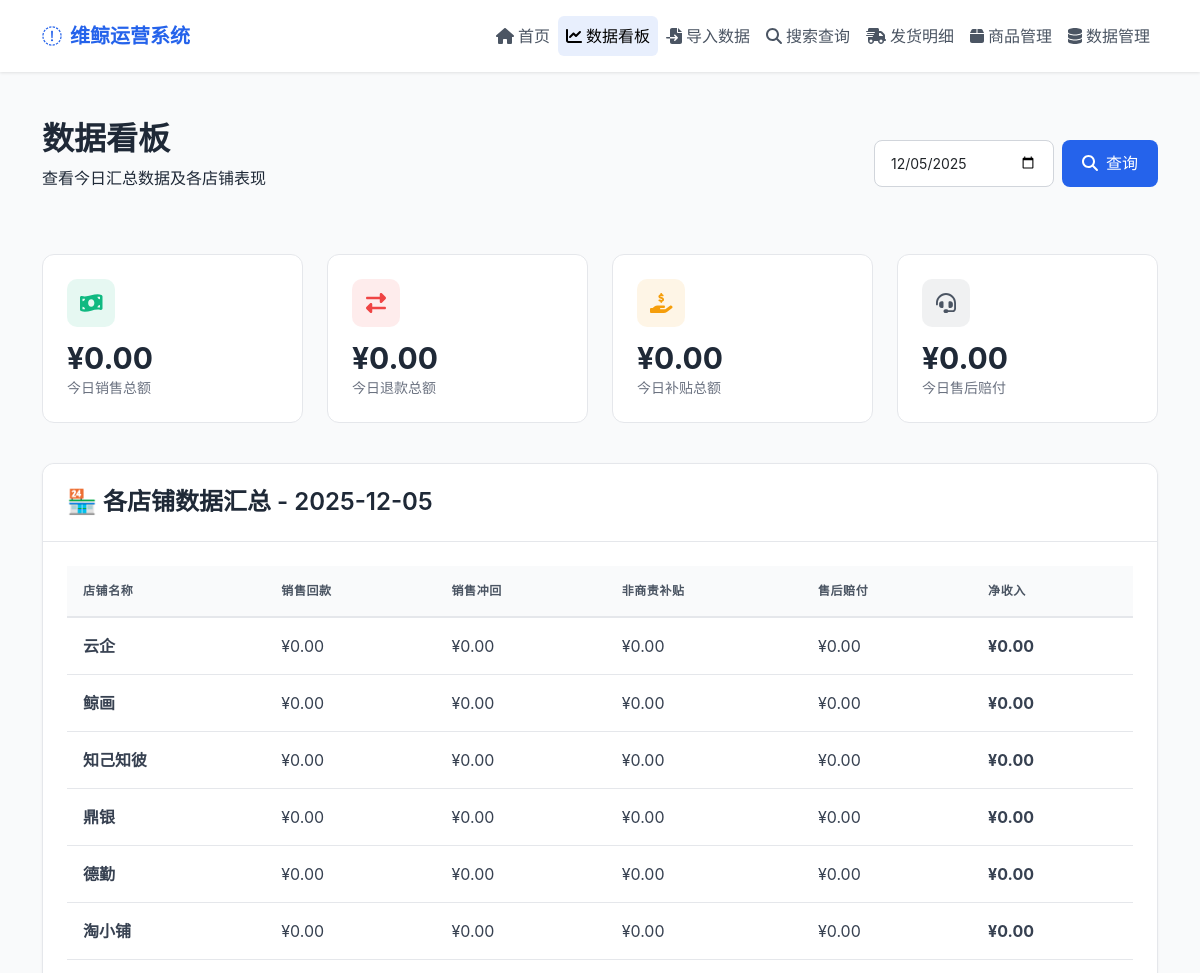
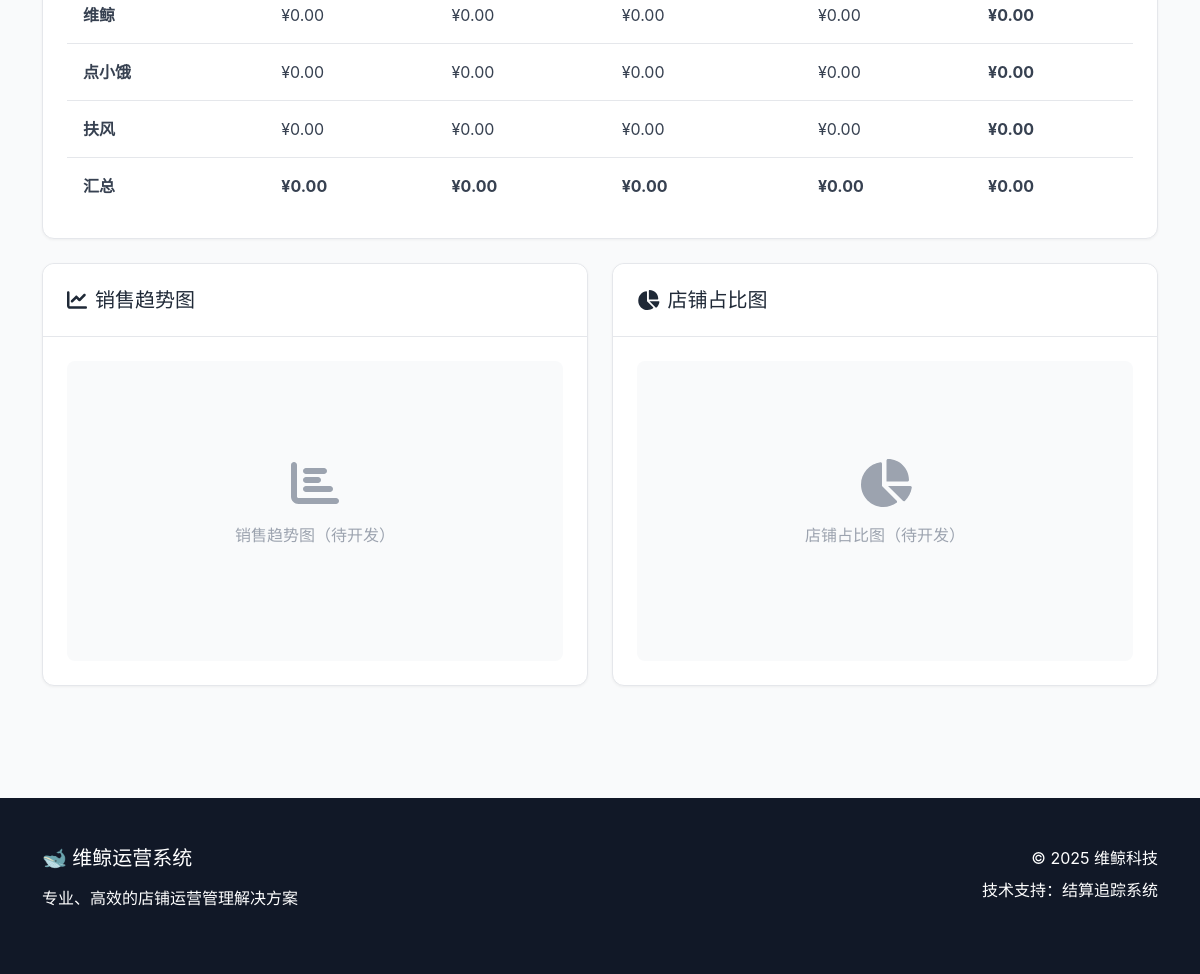
/dashboard, run on the app's committed database (2 pictures, top to bottom).
### tables this page shows
CREATE TABLE shops (
        id INTEGER PRIMARY KEY AUTOINCREMENT,
        shop_name TEXT UNIQUE
    );

### web_app.py (the view)
@app.route('/dashboard')
def dashboard():
    today = datetime.now().strftime("%Y-%m-%d")
    date = request.args.get('date', today)
    try:
        all_shops_data = database.get_all_shops_summary(date)
    except:
        all_shops_data = {
            'shops': [],
            'summary': {
                'total_sales': 0,
                'total_refunds': 0,
                'total_subsidies': 0,
                'total_after_sales': 0
            }
        }
    try:
        date_data = database.get_all_dates()
        all_dates = date_data.get('transaction_dates', [])
    except:
        all_dates = []
    return render_template('minimal_dashboard.html',
                          shops=database.SHOP_LIST,
                          today=date,
                          all_shops_data=all_shops_data,
                          all_dates=all_dates)

### database.py (called while the page is built)
def get_all_dates():
    conn = sqlite3.connect('settlement_system.db')
    cursor = conn.cursor()
    cursor.execute("SELECT DISTINCT settlement_date FROM transaction_settlements WHERE settlement_date IS NOT NULL ORDER BY settlement_date DESC")
    transaction_dates = [row[0] for row in cursor.fetchall()]
    cursor.execute("SELECT DISTINCT settlement_date FROM after_sales WHERE settlement_date IS NOT NULL ORDER BY settlement_date DESC")
    after_sales_dates = [row[0] for row in cursor.fetchall()]
    cursor.execute("SELECT DISTINCT shipping_date FROM shipping_details WHERE shipping_date IS NOT NULL ORDER BY shipping_date DESC")
    shipping_dates = [row[0] for row in cursor.fetchall()]
    conn.close()
    return {
        'transaction_dates': transaction_dates,
        'after_sales_dates': after_sales_dates,
        'shipping_dates': shipping_dates
    }

### templates/minimal_dashboard.html (shortened to what this page needs)
{% extends "minimal_base.html" %}
{% block content %}
<div class="container py-5">
    <div class="d-flex justify-content-between align-items-center mb-5">
        <div>
            <h1 class="h2 fw-bold mb-2">数据看板</h1>
            <p class="text-gray-600">查看今日汇总数据及各店铺表现</p>
        </div>
        <div class="d-flex gap-2">
            <input type="date" class="form-control search-input" id="dateSelect" value="{{ today }}" style="width: 180px;">
            <button class="btn btn-minimal btn-minimal-primary" onclick="loadDashboardData()">
                <i class="fas fa-search me-2"></i>查询
            </button>
        </div>
    </div>
    <div class="row mb-4">
        <div class="col-md-3 mb-3">
            <div class="stat-card">
                <div class="stat-icon sales">
                    <i class="fas fa-money-bill-wave fa-lg"></i>
                </div>
                <div class="stat-value sales">¥{{ "%.2f"|format(all_shops_data.summary.total_sales) }}</div>
                <div class="stat-label">今日销售总额</div>
            </div>
        </div>
        <div class="col-md-3 mb-3">
            <div class="stat-card">
                <div class="stat-icon refunds">
                    <i class="fas fa-exchange-alt fa-lg"></i>
                </div>
                <div class="stat-value refunds">¥{{ "%.2f"|format(all_shops_data.summary.total_refunds) }}</div>
                <div class="stat-label">今日退款总额</div>
            </div>
        </div>
        <div class="col-md-3 mb-3">
            <div class="stat-card">
                <div class="stat-icon subsidies">
                    <i class="fas fa-hand-holding-usd fa-lg"></i>
                </div>
                <div class="stat-value subsidies">¥{{ "%.2f"|format(all_shops_data.summary.total_subsidies) }}</div>
                <div class="stat-label">今日补贴总额</div>
            </div>
        </div>
        <div class="col-md-3 mb-3">
            <div class="stat-card">
                <div class="stat-icon after-sales">
                    <i class="fas fa-headset fa-lg"></i>
                </div>
                <div class="stat-value after-sales">¥{{ "%.2f"|format(all_shops_data.summary.total_after_sales) }}</div>
                <div class="stat-label">今日售后赔付</div>
            </div>
        </div>
    </div>
    <div class="minimal-card mb-4">
        <div class="minimal-card-header">
            <h4 class="mb-0">🏪 各店铺数据汇总 - {{ today }}</h4>
        </div>
        <div class="minimal-card-body">
            <div class="table-responsive">
                <table class="minimal-table">
                    <thead>
                        <tr>
                            <th>店铺名称</th>
                            <th>销售回款</th>
                            <th>销售冲回</th>
                            <th>非商责补贴</th>
                            <th>售后赔付</th>
                            <th>净收入</th>
                        </tr>
                    </thead>
                    <tbody>
                        {% if all_shops_data.shops %}
                            {% for shop in all_shops_data.shops %}
                            <tr>
                                <td><strong>{{ shop.shop_name }}</strong></td>
                                <td class="sales">¥{{ "%.2f"|format(shop.total_sales) }}</td>
                                <td class="refunds">¥{{ "%.2f"|format(shop.total_refunds) }}</td>
                                <td class="subsidies">¥{{ "%.2f"|format(shop.total_subsidies) }}</td>
                                <td class="after-sales">¥{{ "%.2f"|format(shop.total_after_sales) }}</td>
                                <td>
                                    {% set net = shop.total_sales + shop.total_subsidies - shop.total_refunds - shop.total_after_sales %}
                                    {% if net >= 0 %}
                                        <span class="sales fw-bold">¥{{ "%.2f"|format(net) }}</span>
                                    {% else %}
                                        <span class="refunds fw-bold">¥{{ "%.2f"|format(net) }}</span>
                                    {% endif %}
                                </td>
                            </tr>
                            {% endfor %}
                            <tr class="table-active">
                                <td><strong>汇总</strong></td>
                                <td><strong class="sales">¥{{ "%.2f"|format(all_shops_data.summary.total_sales) }}</strong></td>
                                <td><strong class="refunds">¥{{ "%.2f"|format(all_shops_data.summary.total_refunds) }}</strong></td>
                                <td><strong class="subsidies">¥{{ "%.2f"|format(all_shops_data.summary.total_subsidies) }}</strong></td>
                                <td><strong class="after-sales">¥{{ "%.2f"|format(all_shops_data.summary.total_after_sales) }}</strong></td>
                                <td>
                                    {% set total_net = all_shops_data.summary.total_sales + all_shops_data.summary.total_subsidies - all_shops_data.summary.total_refunds - all_shops_data.summary.total_after_sales %}
                                    {% if total_net >= 0 %}
                                        <strong class="sales">¥{{ "%.2f"|format(total_net) }}</strong>
                                    {% else %}
                                        <strong class="refunds">¥{{ "%.2f"|format(total_net) }}</strong>
                                    {% endif %}
                                </td>
                            </tr>
                        {% endif %}
                    </tbody>
                </table>
            </div>
        </div>
    </div>
    <div class="row mt-4">
        <div class="col-md-6">
            <div class="minimal-card">
                <div class="minimal-card-header">
                    <h5 class="mb-0"><i class="fas fa-chart-line me-2"></i>销售趋势图</h5>
                </div>
                <div class="minimal-card-body">
                    <div style="height: 300px; background-color: var(--gray-50); border-radius: 8px; display: flex; align-items: center; justify-content: center; color: var(--gray-400);">
                        <div class="text-center">
                            <i class="fas fa-chart-bar fa-3x mb-3"></i>
                            <p>销售趋势图（待开发）</p>
                        </div>
                    </div>
                </div>
            </div>
        </div>
        <div class="col-md-6">
            <div class="minimal-card">
                <div class="minimal-card-header">
                    <h5 class="mb-0"><i class="fas fa-chart-pie me-2"></i>店铺占比图</h5>
                </div>
                <div class="minimal-card-body">
                    <div style="height: 300px; background-color: var(--gray-50); border-radius: 8px; display: flex; align-items: center; justify-content: center; color: var(--gray-400);">
                        <div class="text-center">
                            <i class="fas fa-chart-pie fa-3x mb-3"></i>
                            <p>店铺占比图（待开发）</p>
                        </div>
                    </div>
                </div>
            </div>
        </div>
    </div>
</div>
{% endblock %}

### templates/minimal_base.html (shortened to what this page needs)
<!DOCTYPE html>
<html lang="zh-CN">
<head>
    <link rel="stylesheet" href="https://cdn.jsdelivr.net/npm/bootstrap@5.3.0/dist/css/bootstrap.min.css">
    <link rel="stylesheet" href="https://cdnjs.cloudflare.com/ajax/libs/font-awesome/6.4.0/css/all.min.css">
</head>
<body>
    <nav class="navbar navbar-expand-lg">
        <div class="container">
            <a class="navbar-brand" href="/">
                <i class="fas fa-whale"></i>
                维鲸运营系统
            </a>
            <div class="collapse navbar-collapse" id="navbarNav">
                <ul class="navbar-nav ms-auto">
                    <li class="nav-item">
                        <a class="nav-link {{ 'active' if request.path == '/' else '' }}" href="/">
                            <i class="fas fa-home me-1"></i>首页
                        </a>
                    </li>
                    <li class="nav-item">
                        <a class="nav-link {{ 'active' if request.path == '/dashboard' else '' }}" href="/dashboard">
                            <i class="fas fa-chart-line me-1"></i>数据看板
                        </a>
                    </li>
                    <li class="nav-item">
                        <a class="nav-link {{ 'active' if request.path == '/import' else '' }}" href="/import">
                            <i class="fas fa-file-import me-1"></i>导入数据
                        </a>
                    </li>
                    <li class="nav-item">
                        <a class="nav-link {{ 'active' if request.path == '/search' else '' }}" href="/search">
                            <i class="fas fa-search me-1"></i>搜索查询
                        </a>
                    </li>
                    <li class="nav-item">
                        <a class="nav-link {{ 'active' if request.path == '/shipping' else '' }}" href="/shipping">
                            <i class="fas fa-shipping-fast me-1"></i>发货明细
                        </a>
                    </li>
                    <li class="nav-item">
                        <a class="nav-link {{ 'active' if request.path == '/products' else '' }}" href="/products">
                            <i class="fas fa-box me-1"></i>商品管理
                        </a>
                    </li>
                    <li class="nav-item">
                        <a class="nav-link {{ 'active' if request.path == '/data_management' else '' }}" href="/data_management">
                            <i class="fas fa-database me-1"></i>数据管理
                        </a>
                    </li>
                </ul>
            </div>
        </div>
    </nav>
    <main>
        {% block content %}{% endblock %}
    </main>
    <footer class="minimal-footer">
        <div class="container">
            <div class="row">
                <div class="col-md-6">
                    <h5 class="mb-3">🐋 维鲸运营系统</h5>
                    <p class="text-gray-400">专业、高效的店铺运营管理解决方案</p>
                </div>
                <div class="col-md-6 text-md-end">
                    <p class="text-gray-400 mb-2">© 2025 维鲸科技</p>
                    <p class="text-gray-400">技术支持：结算追踪系统</p>
                </div>
            </div>
        </div>
    </footer>
</body>
</html>

### templates/minimal_base.html (style rules this page uses)
:root { --primary-color: #2563eb; --primary-light: #3b82f6; --success-color: #10b981; --warning-color: #f59e0b; --danger-color: #ef4444; --gray-50: #f9fafb; --gray-100: #f3f4f6; --gray-200: #e5e7eb; --gray-300: #d1d5db; --gray-400: #9ca3af; --gray-500: #6b7280; --gray-600: #4b5563; --gray-700: #374151; --gray-800: #1f2937; --gray-900: #111827; }
body { background-color: var(--gray-50); font-family: 'Inter', -apple-system, BlinkMacSystemFont, 'Segoe UI', Roboto, sans-serif; color: var(--gray-800); }
.navbar { background: white; box-shadow: 0 1px 3px rgba(0, 0, 0, 0.1); padding: 1rem 0; }
.navbar-brand { font-weight: 700; color: var(--primary-color); font-size: 1.25rem; display: flex; align-items: center; gap: 0.5rem; }
.nav-link { color: var(--gray-600); font-weight: 500; padding: 0.5rem 1rem; border-radius: 6px; transition: all 0.2s; }
.nav-link.active { color: var(--primary-color); background-color: rgba(37, 99, 235, 0.1); }
.minimal-card { background: white; border-radius: 12px; border: 1px solid var(--gray-200); box-shadow: 0 1px 3px rgba(0, 0, 0, 0.05); transition: box-shadow 0.2s; }
.minimal-card-header { padding: 1.5rem; border-bottom: 1px solid var(--gray-200); background-color: white; border-radius: 12px 12px 0 0; }
.minimal-card-header h4 { margin: 0; font-weight: 600; color: var(--gray-800); }
.minimal-card-body { padding: 1.5rem; }
.btn-minimal { border-radius: 8px; font-weight: 500; padding: 0.625rem 1.25rem; transition: all 0.2s; border: none; }
.btn-minimal-primary { background-color: var(--primary-color); color: white; }
.minimal-table { width: 100%; border-collapse: separate; border-spacing: 0; }
.minimal-table th { background-color: var(--gray-50); color: var(--gray-600); font-weight: 600; padding: 1rem; border-bottom: 2px solid var(--gray-200); text-transform: uppercase; font-size: 0.75rem; letter-spacing: 0.05em; }
.minimal-table td { padding: 1rem; border-bottom: 1px solid var(--gray-200); color: var(--gray-700); }
.minimal-table tr:last-child td { border-bottom: none; }
.stat-card { background: white; border-radius: 12px; padding: 1.5rem; border: 1px solid var(--gray-200); transition: transform 0.2s, box-shadow 0.2s; }
.stat-icon { width: 48px; height: 48px; border-radius: 10px; display: flex; align-items: center; justify-content: center; margin-bottom: 1rem; }
.stat-icon.sales { background-color: rgba(16, 185, 129, 0.1); color: var(--success-color); }
.stat-icon.refunds { background-color: rgba(239, 68, 68, 0.1); color: var(--danger-color); }
.stat-icon.subsidies { background-color: rgba(245, 158, 11, 0.1); color: var(--warning-color); }
.stat-icon.after-sales { background-color: rgba(107, 114, 128, 0.1); color: var(--gray-600); }
.stat-value { font-size: 1.875rem; font-weight: 700; line-height: 1; margin-bottom: 0.25rem; }
.stat-label { color: var(--gray-500); font-size: 0.875rem; font-weight: 500; }
.minimal-footer { background: var(--gray-900); color: white; padding: 3rem 0; margin-top: 4rem; }
.search-input { border: 1px solid var(--gray-300); border-radius: 8px; padding: 0.75rem 1rem; font-size: 0.875rem; transition: all 0.2s; }

### data on the page
shops: shop_name "云企", total_sales "0.00", total_refunds "0.00", total_subsidies "0.00", total_after_sales "0.00", net "0.00"
shops: shop_name "鲸画", total_sales "0.00", total_refunds "0.00", total_subsidies "0.00", total_after_sales "0.00", net "0.00"
shops: shop_name "知己知彼", total_sales "0.00", total_refunds "0.00", total_subsidies "0.00", total_after_sales "0.00", net "0.00"
shops: shop_name "鼎银", total_sales "0.00", total_refunds "0.00", total_subsidies "0.00", total_after_sales "0.00", net "0.00"
shops: shop_name "德勤", total_sales "0.00", total_refunds "0.00", total_subsidies "0.00", total_after_sales "0.00", net "0.00"
shops: shop_name "淘小铺", total_sales "0.00", total_refunds "0.00", total_subsidies "0.00", total_after_sales "0.00", net "0.00"
shops: shop_name "维鲸", total_sales "0.00", total_refunds "0.00", total_subsidies "0.00", total_after_sales "0.00", net "0.00"
shops: shop_name "点小饿", total_sales "0.00", total_refunds "0.00", total_subsidies "0.00", total_after_sales "0.00", net "0.00"
shops: shop_name "扶风", total_sales "0.00", total_refunds "0.00", total_subsidies "0.00", total_after_sales "0.00", net "0.00"

### other printed values
{{ "%.2f"|format(all_shops_data.summary.total_sales) }} "0.00"
{{ "%.2f"|format(all_shops_data.summary.total_refunds) }} "0.00"
{{ "%.2f"|format(all_shops_data.summary.total_subsidies) }} "0.00"
{{ "%.2f"|format(all_shops_data.summary.total_after_sales) }} "0.00"
{{ today }} "2025-12-05"
{{ "%.2f"|format(total_net) }} "0.00"
